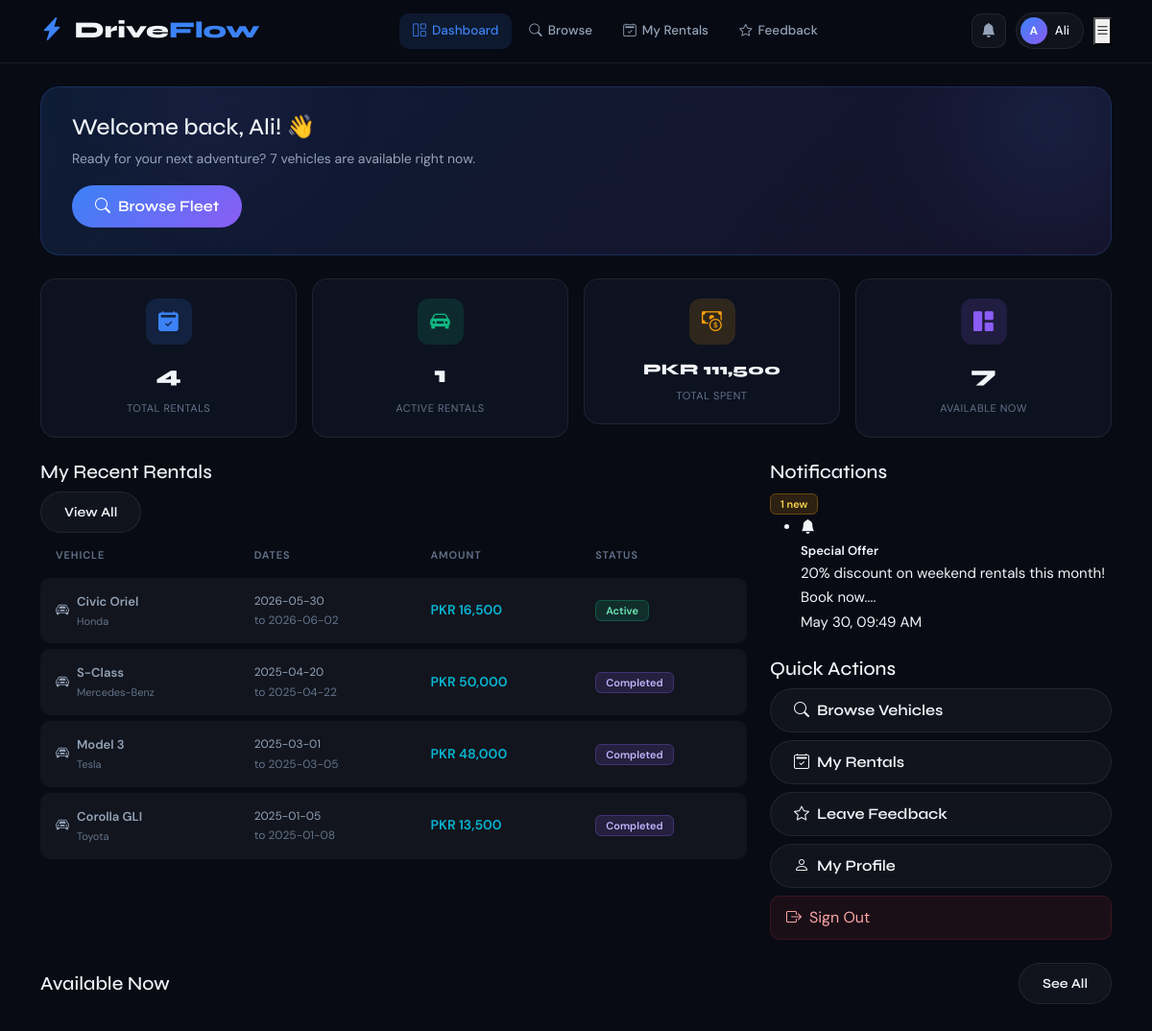
The page /customer/dashboard.php (signed in) on the database its author committed.
### tables this page shows
CREATE TABLE rentals (
    id INT AUTO_INCREMENT PRIMARY KEY,
    user_id INT NOT NULL,
    vehicle_id INT NOT NULL,
    start_date DATE NOT NULL,
    end_date DATE NOT NULL,
    total_price DECIMAL(10,2) NOT NULL,
    rental_status ENUM('Pending','Approved','Active','Completed','Cancelled') DEFAULT 'Pending',
    notes TEXT,
    created_at TIMESTAMP DEFAULT CURRENT_TIMESTAMP,
    FOREIGN KEY (user_id) REFERENCES users(id) ON DELETE CASCADE,
    FOREIGN KEY (vehicle_id) REFERENCES vehicles(id) ON DELETE CASCADE
);

CREATE TABLE vehicles (
    id INT AUTO_INCREMENT PRIMARY KEY,
    vehicle_name VARCHAR(150) NOT NULL,
    vehicle_number VARCHAR(50) NOT NULL UNIQUE,
    type_id INT,
    brand VARCHAR(100),
    price_per_day DECIMAL(10,2) NOT NULL,
    status ENUM('Available','Rented','Maintenance') DEFAULT 'Available',
    image VARCHAR(255) DEFAULT 'default.jpg',
    description TEXT,
    seats INT DEFAULT 5,
    fuel_type VARCHAR(50) DEFAULT 'Petrol',
    transmission VARCHAR(50) DEFAULT 'Manual',
    year INT,
    created_at TIMESTAMP DEFAULT CURRENT_TIMESTAMP,
    FOREIGN KEY (type_id) REFERENCES vehicle_types(id) ON DELETE SET NULL
);

CREATE TABLE notifications (
    id INT AUTO_INCREMENT PRIMARY KEY,
    user_id INT,
    title VARCHAR(200) NOT NULL,
    message TEXT NOT NULL,
    status ENUM('unread','read') DEFAULT 'unread',
    created_at TIMESTAMP DEFAULT CURRENT_TIMESTAMP,
    FOREIGN KEY (user_id) REFERENCES users(id) ON DELETE CASCADE
);

### includes/config.php (called while the page is built, shortened)
<?php
function clean($str) {
    return htmlspecialchars(trim($str), ENT_QUOTES, 'UTF-8');
}
function formatCurrency($amount) {
    return 'PKR ' . number_format($amount, 0);
}
?>

### customer/dashboard.php (the view, shortened to what this page needs)
<?php
require_once '../includes/config.php';
$db = getDB();
$uid = $_SESSION['user_id'];
$myRentals    = $db->prepare("SELECT COUNT(*) FROM rentals WHERE user_id=?"); $myRentals->execute([$uid]); $myRentals = $myRentals->fetchColumn();
$activeRent   = $db->prepare("SELECT COUNT(*) FROM rentals WHERE user_id=? AND rental_status IN ('Active','Approved')"); $activeRent->execute([$uid]); $activeRent = $activeRent->fetchColumn();
$totalSpent   = $db->prepare("SELECT COALESCE(SUM(p.amount),0) FROM payments p JOIN rentals r ON p.rental_id=r.id WHERE r.user_id=? AND p.payment_status='Completed'"); $totalSpent->execute([$uid]); $totalSpent = $totalSpent->fetchColumn();
$availVehicles= $db->query("SELECT COUNT(*) FROM vehicles WHERE status='Available'")->fetchColumn();
$stmt = $db->prepare("SELECT r.*, v.vehicle_name, v.brand, v.image, v.price_per_day FROM rentals r JOIN vehicles v ON r.vehicle_id=v.id WHERE r.user_id=? ORDER BY r.created_at DESC LIMIT 5");
$stmt->execute([$uid]);
$myRecentRentals = $stmt->fetchAll();
$notifs = $db->prepare("SELECT * FROM notifications WHERE user_id=? AND status='unread' ORDER BY created_at DESC LIMIT 5");
$notifs->execute([$uid]);
$myNotifs = $notifs->fetchAll();
$featuredVehicles = $db->query("SELECT v.*, vt.type_name FROM vehicles v LEFT JOIN vehicle_types vt ON v.type_id=vt.id WHERE v.status='Available' ORDER BY v.price_per_day DESC LIMIT 3")->fetchAll();
?>
<!DOCTYPE html><html lang="en"><head>
<link href="https://cdn.jsdelivr.net/npm/bootstrap@5.3.0/dist/css/bootstrap.min.css" rel="stylesheet">
<link href="https://cdn.jsdelivr.net/npm/bootstrap-icons@1.11.0/font/bootstrap-icons.css" rel="stylesheet">
<link href="../assets/css/main.css" rel="stylesheet">
<link href="../assets/css/customer.css" rel="stylesheet">
</head>
<body>
<?php include '../includes/customer_nav.php'; ?>
<div class="customer-wrapper">
  <div class="container py-4">
    <div class="welcome-banner mb-4">
      <div class="welcome-orb"></div>
      <div class="welcome-orb welcome-orb-2"></div>
      <div class="position-relative z-2">
        <h3>Welcome back, <?= clean(explode(' ', $_SESSION['full_name'])[0]) ?>! 👋</h3>
        <p>Ready for your next adventure? <?= $availVehicles ?> vehicles are available right now.</p>
        <a href="<?= SITE_URL ?>/customer/browse.php" class="btn btn-primary-glow">
          <i class="bi bi-search me-2"></i>Browse Fleet
        </a>
      </div>
    </div>
    <div class="row g-3 mb-4">
      <div class="col-6 col-md-3">
        <div class="cust-stat-card">
          <div class="cust-stat-icon" style="background:rgba(59,130,246,0.15);color:var(--accent-blue);"><i class="bi bi-calendar2-check-fill"></i></div>
          <div class="cust-stat-value counter" data-target="<?= $myRentals ?>"><?= $myRentals ?></div>
          <div class="cust-stat-label">Total Rentals</div>
        </div>
      </div>
      <div class="col-6 col-md-3">
        <div class="cust-stat-card">
          <div class="cust-stat-icon" style="background:rgba(16,185,129,0.15);color:var(--accent-green);"><i class="bi bi-car-front-fill"></i></div>
          <div class="cust-stat-value counter" data-target="<?= $activeRent ?>"><?= $activeRent ?></div>
          <div class="cust-stat-label">Active Rentals</div>
        </div>
      </div>
      <div class="col-6 col-md-3">
        <div class="cust-stat-card">
          <div class="cust-stat-icon" style="background:rgba(245,158,11,0.15);color:var(--accent-orange);"><i class="bi bi-cash-coin"></i></div>
          <div class="cust-stat-value" style="font-size:1rem;">PKR <?= number_format($totalSpent,0) ?></div>
          <div class="cust-stat-label">Total Spent</div>
        </div>
      </div>
      <div class="col-6 col-md-3">
        <div class="cust-stat-card">
          <div class="cust-stat-icon" style="background:rgba(139,92,246,0.15);color:var(--accent-purple);"><i class="bi bi-grid-1x2-fill"></i></div>
          <div class="cust-stat-value counter" data-target="<?= $availVehicles ?>"><?= $availVehicles ?></div>
          <div class="cust-stat-label">Available Now</div>
        </div>
      </div>
    </div>
    <div class="row g-4">
      <div class="col-lg-8">
        <div class="data-card">
          <div class="data-card-header">
            <h5 class="data-card-title">My Recent Rentals</h5>
            <a href="<?= SITE_URL ?>/customer/my_rentals.php" class="btn btn-glass btn-sm">View All</a>
          </div>
          <div class="data-card-body">
            <?php if (empty($myRecentRentals)): ?>
              <div class="empty-state">
                <i class="bi bi-calendar2-plus"></i>
                <h5>No Rentals Yet</h5>
                <p>You haven't rented a vehicle yet.</p>
                <a href="<?= SITE_URL ?>/customer/browse.php" class="btn btn-primary-glow btn-sm mt-2">Browse Vehicles</a>
              </div>
            <?php else: ?>
            <table class="df-table">
              <thead><tr><th>Vehicle</th><th>Dates</th><th>Amount</th><th>Status</th></tr></thead>
              <tbody>
              <?php foreach ($myRecentRentals as $r): ?>
              <tr>
                <td>
                  <div class="d-flex align-items-center gap-2">
                    <?php $img = '../assets/images/vehicles/'.$r['image'];
                    if ($r['image'] && $r['image'] !== 'default.jpg' && file_exists($img)): ?>
                      <img src="<?= $img ?>" class="vehicle-thumb" alt="">
                    <?php else: ?>
                      <div class="vehicle-thumb-placeholder"><i class="bi bi-car-front"></i></div>
                    <?php endif; ?>
                    <div>
                      <div style="font-size:13px;font-weight:600;"><?= clean($r['vehicle_name']) ?></div>
                      <div style="font-size:11px;color:var(--text-muted);"><?= clean($r['brand']) ?></div>
                    </div>
                  </div>
                </td>
                <td style="font-size:12px;"><?= $r['start_date'] ?><br><span style="color:var(--text-muted);">to <?= $r['end_date'] ?></span></td>
                <td style="color:var(--accent-cyan);font-weight:600;"><?= formatCurrency($r['total_price']) ?></td>
                <td><span class="badge-<?= strtolower($r['rental_status']) ?>"><?= $r['rental_status'] ?></span></td>
              </tr>
              <?php endforeach; ?>
              </tbody>
            </table>
            <?php endif; ?>
          </div>
        </div>
      </div>
      <div class="col-lg-4">
        <?php if (!empty($myNotifs)): ?>
        <div class="data-card mb-4">
          <div class="data-card-header">
            <h5 class="data-card-title">Notifications</h5>
            <span class="badge-pending"><?= count($myNotifs) ?> new</span>
          </div>
          <div class="data-card-body">
            <ul class="activity-list">
              <?php foreach ($myNotifs as $n): ?>
              <li class="activity-item">
                <div class="activity-icon"><i class="bi bi-bell-fill"></i></div>
                <div>
                  <div style="font-size:13px;font-weight:600;"><?= clean($n['title']) ?></div>
                  <div class="activity-text"><?= clean(substr($n['message'],0,60)) ?>...</div>
                  <div class="activity-time"><?= date('M d, h:i A', strtotime($n['created_at'])) ?></div>
                </div>
              </li>
              <?php endforeach; ?>
            </ul>
          </div>
        </div>
        <?php endif; ?>
        <div class="data-card">
          <div class="data-card-header"><h5 class="data-card-title">Quick Actions</h5></div>
          <div class="data-card-body">
            <div class="d-flex flex-column gap-2">
              <a href="<?= SITE_URL ?>/customer/browse.php" class="btn btn-glass text-start">
                <i class="bi bi-search me-2"></i>Browse Vehicles
              </a>
              <a href="<?= SITE_URL ?>/customer/my_rentals.php" class="btn btn-glass text-start">
                <i class="bi bi-calendar2-check me-2"></i>My Rentals
              </a>
              <a href="<?= SITE_URL ?>/customer/feedback.php" class="btn btn-glass text-start">
                <i class="bi bi-star me-2"></i>Leave Feedback
              </a>
              <a href="<?= SITE_URL ?>/customer/profile.php" class="btn btn-glass text-start">
                <i class="bi bi-person me-2"></i>My Profile
              </a>
              <a href="<?= SITE_URL ?>/logout.php" class="btn text-start" style="background:rgba(239,68,68,0.08);border:1px solid rgba(239,68,68,0.15);color:#fca5a5;border-radius:10px;padding:10px 16px;">
                <i class="bi bi-box-arrow-right me-2"></i>Sign Out
              </a>
            </div>
          </div>
        </div>
      </div>
    </div>
    <?php if (!empty($featuredVehicles)): ?>
    <div class="mt-4">
      <div class="d-flex align-items-center justify-content-between mb-3">
        <h5 class="mb-0">Available Now</h5>
        <a href="<?= SITE_URL ?>/customer/browse.php" class="btn btn-glass btn-sm">See All</a>
      </div>
      <div class="row g-3">
        <?php foreach ($featuredVehicles as $v): ?>
        <div class="col-md-4">
        </div>
        <?php endforeach; ?>
      </div>
    </div>
    <?php endif; ?>
  </div>
</div>
</body></html>

### assets/css/main.css (style rules this page uses)
:root { --dark-bg: #080b14; --dark-card: #0d1220; --dark-border: rgba(255,255,255,0.07); --dark-surface: #111827; --accent-blue: #3b82f6; --accent-purple: #8b5cf6; --accent-cyan: #06b6d4; --accent-pink: #ec4899; --accent-green: #10b981; --accent-orange: #f59e0b; --gradient-1: linear-gradient(135deg, #3b82f6, #8b5cf6); --gradient-2: linear-gradient(135deg, #06b6d4, #3b82f6); --gradient-3: linear-gradient(135deg, #ec4899, #8b5cf6); --text-primary: #f1f5f9; --text-secondary: #94a3b8; --text-muted: #64748b; --glass-bg: rgba(255,255,255,0.04); --glass-border: rgba(255,255,255,0.08); --shadow-glow: 0 0 30px rgba(59,130,246,0.2); --font-display: 'Syne', sans-serif; --font-body: 'DM Sans', sans-serif; --radius: 16px; --radius-sm: 10px; --transition: all 0.3s cubic-bezier(0.4, 0, 0.2, 1); }
*, *::before, *::after { box-sizing: border-box; margin: 0; padding: 0; }
html { scroll-behavior: smooth; }
body { background-color: var(--dark-bg); color: var(--text-primary); font-family: var(--font-body); font-size: 15px; line-height: 1.7; overflow-x: hidden; }
h1, h2, h3, h4, h5, h6 { font-family: var(--font-display); color: var(--text-primary); }
.btn-primary-glow { background: var(--gradient-1); border: none; color: #fff; font-family: var(--font-display); font-weight: 600; border-radius: 50px; padding: 10px 24px; transition: var(--transition); position: relative; overflow: hidden; }
.btn-primary-glow::before { content: ''; position: absolute; inset: 0; background: linear-gradient(135deg, rgba(255,255,255,0.2), transparent); opacity: 0; transition: var(--transition); }
.btn-glass { background: var(--glass-bg); border: 1px solid var(--glass-border); color: var(--text-primary); font-family: var(--font-display); font-weight: 600; border-radius: 50px; padding: 10px 24px; transition: var(--transition); backdrop-filter: blur(10px); }
.badge-pending { background: rgba(245,158,11,0.15); color: #fcd34d; border: 1px solid rgba(245,158,11,0.3); border-radius: 6px; padding: 3px 10px; font-size: 11px; font-weight: 600; }
.badge-active { background: rgba(16,185,129,0.15); color: #6ee7b7; border: 1px solid rgba(16,185,129,0.3); border-radius: 6px; padding: 3px 10px; font-size: 11px; font-weight: 600; }
.badge-completed { background: rgba(139,92,246,0.15); color: #c4b5fd; border: 1px solid rgba(139,92,246,0.3); border-radius: 6px; padding: 3px 10px; font-size: 11px; font-weight: 600; }
.df-table { width: 100%; border-collapse: separate; border-spacing: 0 6px; }
.df-table thead tr th { color: var(--text-muted); font-size: 11px; font-weight: 600; text-transform: uppercase; letter-spacing: 0.08em; padding: 8px 16px; border: none; background: transparent; }
.df-table tbody tr { background: var(--glass-bg); transition: var(--transition); }
.df-table tbody tr td { padding: 14px 16px; border: none; font-size: 14px; color: var(--text-secondary); vertical-align: middle; }
.df-table tbody tr td:first-child { border-radius: var(--radius-sm) 0 0 var(--radius-sm); }
.df-table tbody tr td:last-child { border-radius: 0 var(--radius-sm) var(--radius-sm) 0; }

### assets/css/customer.css (style rules this page uses)
.customer-wrapper { min-height: calc(100vh - 62px); padding-bottom: 40px; }
.welcome-banner { background: linear-gradient(135deg, rgba(59,130,246,0.15), rgba(139,92,246,0.1)); border: 1px solid rgba(59,130,246,0.2); border-radius: 20px; padding: 28px 32px; position: relative; overflow: hidden; }
.welcome-orb { position: absolute; width: 200px; height: 200px; background: radial-gradient(circle, rgba(59,130,246,0.2), transparent); border-radius: 50%; filter: blur(60px); top: -60px; right: -40px; }
.welcome-orb-2 { width: 150px; height: 150px; background: radial-gradient(circle, rgba(139,92,246,0.15), transparent); bottom: -40px; left: 100px; animation-delay: -3s; }
.welcome-banner h3 { font-size: 1.5rem; margin-bottom: 6px; }
.welcome-banner p { color: var(--text-secondary); margin-bottom: 16px; font-size: 14px; }
.cust-stat-card { background: var(--dark-card); border: 1px solid var(--dark-border); border-radius: var(--radius); padding: 20px; text-align: center; transition: var(--transition); }
.cust-stat-icon { width: 48px; height: 48px; border-radius: 12px; display: flex; align-items: center; justify-content: center; font-size: 1.3rem; margin: 0 auto 12px; }
.cust-stat-value { font-family: var(--font-display); font-size: 1.5rem; font-weight: 800; display: block; margin-bottom: 4px; }
.cust-stat-label { font-size: 11px; color: var(--text-muted); text-transform: uppercase; letter-spacing: 0.05em; }

### rows shown on the page
rentals: vehicle.vehicle_name "Civic Oriel", vehicle.brand "Honda", start_date "2026-05-30", end_date "2026-06-02", total_price "PKR 16,500", rental_status "Active"
rentals: vehicle.vehicle_name "S-Class", vehicle.brand "Mercedes-Benz", start_date "2025-04-20", end_date "2025-04-22", total_price "PKR 50,000", rental_status "Completed"
rentals: vehicle.vehicle_name "Model 3", vehicle.brand "Tesla", start_date "2025-03-01", end_date "2025-03-05", total_price "PKR 48,000", rental_status "Completed"
rentals: vehicle.vehicle_name "Corolla GLI", vehicle.brand "Toyota", start_date "2025-01-05", end_date "2025-01-08", total_price "PKR 13,500", rental_status "Completed"
notifications: title "Special Offer", message "20% discount on weekend rentals this month! Book now.", created_at "May 30, 09:49 AM"

### other values the page prints
substr($_SESSION['full_name'],0,1) "A"
explode(' ',$_SESSION['full_name'])[0] "Ali"
explode(' ', $_SESSION['full_name'])[0] "Ali"
$availVehicles "7"
$myRentals "4"
$activeRent "1"
$totalSpent "111,500"
count($myNotifs) "1"
